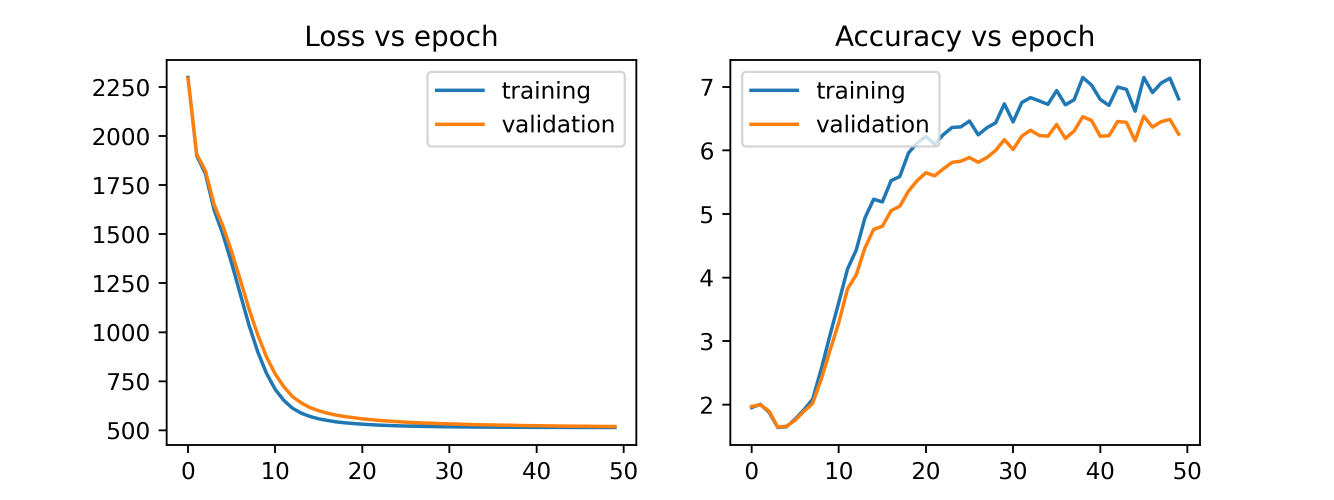
#> input picture loss_curve_primivive.png, 4000 x 1500 px (shown at 1/3 size)
$ python selective_search_test.py --image loss_curve_primivive.png
#> lines starting #> are read from the running program, lines starting #| are printed output that depends on the picture
import cv2
import argparse
from time import time
import numpy as np

def main():
    parser = argparse.ArgumentParser(description='Selective search using OpenCv.')
    parser.add_argument('-i', '--image',
                        dest='image',
                        type=str,
                        required=True,
                        help='Path to the image.')
    parser.add_argument('-m', '--method',
                        dest='method',
                        required=False,
                        type=str,
                        choices=['fast', 'f', 'quality', 'q'],
                        help='Method to be used, either fast or quality.')
    parser.add_argument('-v', '--verbosity',
                        dest='verbosity',
                        type=int,
                        choices=[0, 1],
                        required=False,
                        help='Increase verbosity level.')
    parser.add_argument('--visualize',
                        dest='visualize',
                        type=int,
                        choices=[0, 1],
                        required=False,
                        help='Visualize generated regions.')

    args = parser.parse_args()

    method = 'f'
    if args.method:
        method = args.method

    # speed-up using multithreads
    cv2.setUseOptimized(True)
    cv2.setNumThreads(4)

    cvimage = cv2.imread(args.image)
#> cvimage is the input picture: shape (1500, 4000, 3); mean B, G, R 246.5, 247, 247.4
    new_height = 640
    new_width = int(cvimage.shape[1]*new_height/cvimage.shape[0])
#> new_width = 1706
    cvimage = cv2.resize(cvimage, (new_width, new_height))
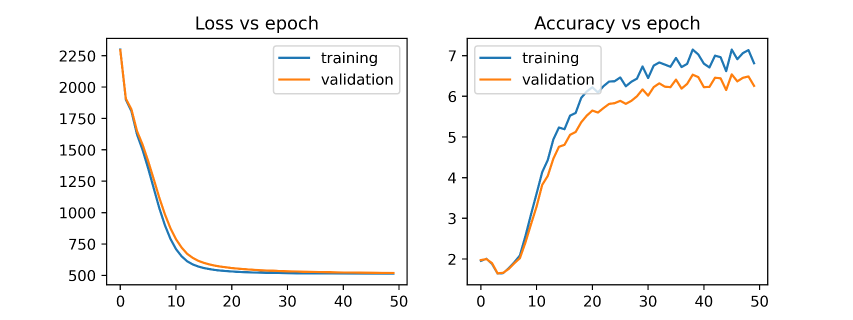
#> cvimage: shape (640, 1706, 3) (shown at 1/2 size); mean B, G, R 246.5, 246.9, 247.3

    ss = cv2.ximgproc.segmentation.createSelectiveSearchSegmentation()
    ss.setBaseImage(cvimage)

    if 'f' in method:
        ss.switchToSelectiveSearchFast()
        if args.verbosity:
            print("[INFO] using *fast* selective search")
    elif 'q' in method:
        ss.switchToSelectiveSearchQuality()
        if args.verbosity:
            print("[INFO] using *quality* selective search")

    # run selective search on the input image
    start = time()
    if args.verbosity:
        print("\n===== Starting selective search =====")
    rects = ss.process()
    if args.verbosity:
        print("===== Finished selective search =====\n")
    end = time()

    if args.verbosity:
        print("[INFO] selective search took {:.4f} seconds".format(end - start))
        print("[INFO] {} total region proposals".format(len(rects)))


    '''
    Here I pick only the regions which deviates from being squares at most by 2. Also, The regions'
    dimensions are bounded by the length of the image divided by 8, so I filter regions larger
    than that either.
    '''
    new_rects = []
    for i, rect in enumerate(rects):
        x, y, w, h = rect
        if (w - h) < 3 and w <= cvimage.shape[0] // 8 and h <= cvimage.shape[0] // 8:
            new_rects.append([x, y, w, h])
    new_rects = np.array(new_rects)

    '''
    If the image of the board is ideal, we should get 64 regions if we take the maximal size regions
    (under the above conditions).
    If there are less than 64, than the image is not ideal and the squares will be built from the topmost
    corner manually (hoping it will work).

    After a second thought, only the manual scheme is being used. There are a few commented lines
    including a big if else that utilizes the ideal scheme. Uncomment if needed in the future.
    '''
    # max_w = np.max(new_rects[:, 2])
    # fixed_rects = new_rects[new_rects[:, 2] >= max_w, :]
    # if len(fixed_rects) < 64:
    # del fixed_rects
    fixed_rects = np.array([[0 for _ in range(4)] for _ in range(64)])

    min_indices = np.argmin(new_rects, axis=0)
#> min_indices = [218, 104, 0, 21]
    xp, _, wp, hp = new_rects[min_indices[0]]  # Here I (arbitrarily) use x as the min. Could use y instead.
#> xp = 117; wp = 17; hp = 25
    box_size = max(wp, hp)
#> box_size = 25

    idx = 0
    while True:
        '''
        here I check if the distance of the last square from the edge of the board
        (which is the edge of the image minus xp) is smaller than a treshold,
        otherwise adjust the box size
        '''
        condition = xp + box_size * 8 - (cvimage.shape[0] - xp)
        if abs(condition) > 3:
            box_size -=  1*np.sign(condition)
            idx += 1
            if idx % 10 == 0:
                xp += 2
            if args.verbosity:
                print('Margin deviation = %d. Now box size = %d' % (condition, box_size))
                if idx % 10 == 0:
                    print('Reached %d iterations. Now xp = %d' % (idx, xp))
            continue
        else:
            break
#> after the loop, box_size = 50; idx = 25; xp = 121
        # Now construct the new 64 fixed rects
    idx = 0
    for i in range(8):
        for j in range(8):
            fixed_rects[idx] = [xp + box_size * j, xp + box_size * i, box_size, box_size]
            idx += 1
#> after the loop, idx = 64
    # else:
    #     # TODO arrange the 64 bounding boxes in the desired order for the classification stage
    #     pass


    if args.visualize:
        # number of region proposals to show
        numShowRects = 64
        # increment to increase/decrease total number
        # of reason proposals to be shown
        increment = 50
        while True:
            # create a copy of original image
            imOut = cvimage.copy()

            # itereate over all the region proposals
            for i, rect in enumerate(fixed_rects):
                # draw rectangle for region proposal till numShowRects
                if (i < numShowRects):
                    x, y, w, h = rect
                    cv2.rectangle(imOut, (x, y), (x+w, y+h), (0, 255, 0), 1, cv2.LINE_AA)
                else:
                    break

            # show output
            cv2.imshow("Output", imOut)

            # record key press
            k = cv2.waitKey(0) & 0xFF

            # m is pressed
            if k == 109:
                # increase total number of rectangles to show by increment
                numShowRects += increment
            # l is pressed
            elif k == 108 and numShowRects > increment:
                # decrease total number of rectangles to show by increment
                numShowRects -= increment
            # q is pressed
            elif k == 113:
                break
        # close image show window
        cv2.destroyAllWindows()

if __name__ == '__main__':
    main()
